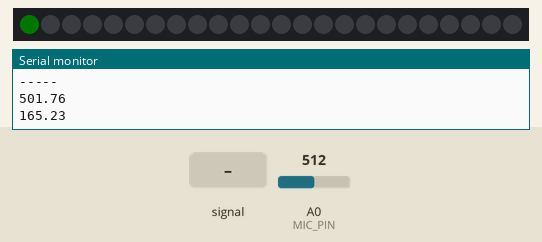
This sketch was run on a simulated Arduino Uno, built with avr-gcc and run on an emulated ATmega328P. Shown: 24 RGB LEDs in strip order, left to right, the last lines printed to the serial monitor. The inputs (shaded band) are chosen by the test bench; at power-on: A0 (MIC_PIN) = 512. Dim RGB values are drawn brighter than linear.

Above: at 1.2 s.
1.3 s: A0 (MIC_PIN) fed a 2 Hz sine of ±306 counts around its level
At 1.72 s:
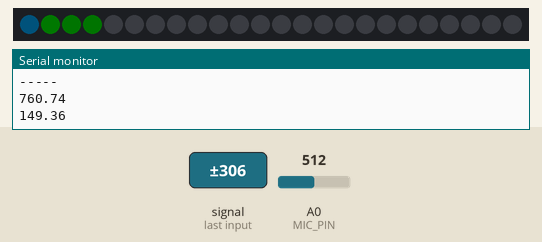
3.2 s: A0 (MIC_PIN) set to 716
At 3.67 s:
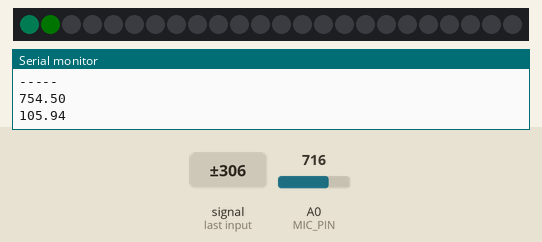
5.2 s: A0 (MIC_PIN) set to 511
8.0 s: A0 (MIC_PIN) fed a 200 Hz sine of ±81 counts around its level
At 9.17 s:
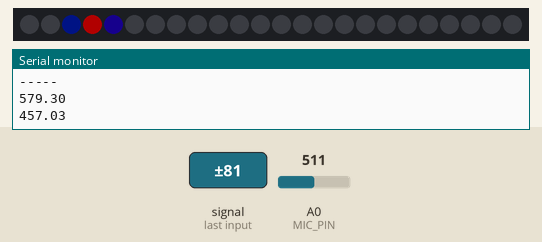
9.9 s: A0 (MIC_PIN) fed a 1000 Hz sine of ±255 counts around its level
At 11.2 s:
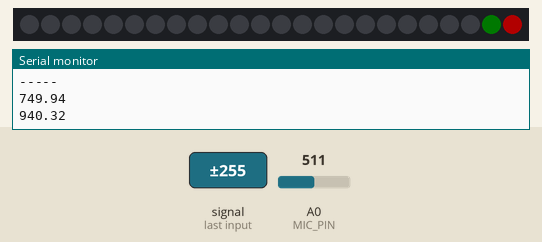
12.1 s: A0 (MIC_PIN) fed a 50 Hz sine of ±306 counts around its level
At 12.4 s:
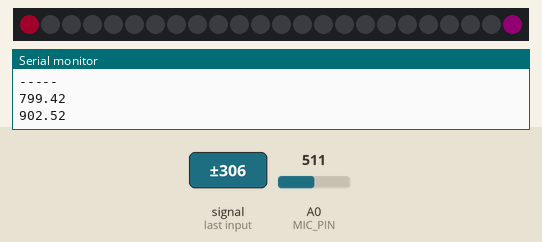

Measured:
- after the input at 1.3 s, the LEDs: first differ from a run without the input after 0.15 s (image 1 shows a later state)
- after the input at 8.0 s, the LEDs: first change after 0.12 s (image 3 shows a later state)
- after the input at 9.9 s, the LEDs: first differ from a run without the input after 0.11 s (image 4 shows a later state)
- after the input at 12.1 s, the LEDs: first change after 0.14 s (image 5 shows a later state)

The sketch:

32bandAnalyzer.ino
```cpp
// (licence header left out)
// https://create.arduino.cc/projecthub/shajeeb/32-band-audio-spectrum-visualizer-analyzer-902f51?ref=search&ref_id=spectrum%20analyzer&offset=3

#include <arduinoFFT.h>
#include "FastLED.h"
#include <SPI.h>

#define NUM_LEDS 24
#define SAMPLES 64        //Must be a power of 2

#define  xres NUM_LEDS     // Total number of  columns in the display, must be <= SAMPLES/2
#define  yres 128          // Total number of  rows in the display

#define  MIC_PIN A0

CRGB leds[NUM_LEDS];

double vReal[SAMPLES];
double vImag[SAMPLES];
float data_avgs[xres];

int yvalue;
int displaycolumn , displayvalue;
int peaks[xres];

arduinoFFT FFT = arduinoFFT();                                    // FFT object

float maxvalue_analog = 50;
float maxvalue_vreal = 100;

void setup() {
  Serial.begin(250000);

  FastLED.addLeds<NEOPIXEL, 11>(leds, NUM_LEDS);
  FastLED.clear();
}

void loop() {
  // Sampling
  for (int i = 0; i < SAMPLES; i++)
  {
    int value = analogRead(MIC_PIN); //rough zero shift

    vReal[i] = map(value, 0, maxvalue_analog * 1.3, 0, 256);                   // Copy to bins after compressing
    vImag[i] = 0;

    maxvalue_analog = max(maxvalue_analog, (maxvalue_analog+value)/2);

    delayMicroseconds(195);
  }

  maxvalue_analog = max(30, maxvalue_analog * 0.98);
  maxvalue_vreal = max(100, maxvalue_vreal * 0.98);


  // FFT
  FFT.Windowing(vReal, SAMPLES, FFT_WIN_TYP_HAMMING, FFT_FORWARD);
  FFT.Compute(vReal, vImag, SAMPLES, FFT_FORWARD);
  FFT.ComplexToMagnitude(vReal, vImag, SAMPLES);


  // ++ re-arrange FFT result to match with no. of columns on display ( xres )
  int step = (SAMPLES / 2 - 2) / xres;
  int c = 0;
  for (int i = 2; i < (SAMPLES / 2); i += step)
  {
    data_avgs[c] = 0;
    for (int k = 0 ; k < step ; k++) {
      //Serial.println(vReal[i + k]);
      data_avgs[c] = data_avgs[c] + vReal[i + k];
    }
    data_avgs[c] = data_avgs[c] / step;
    c++;
  }
  // -- re-arrange FFT result to match with no. of columns on display ( xres )


  // ++ send to display according measured value
  for (int i = 0; i < xres; i++)
  {
    //Serial.println(data_avgs[i]);


    maxvalue_vreal = max(maxvalue_vreal, data_avgs[i]);
    data_avgs[i] = constrain(data_avgs[i], 0, maxvalue_vreal);          // set max & min values for buckets
    data_avgs[i] = map(data_avgs[i], 0, maxvalue_vreal, 0, yres);        // remap averaged values to yres
    yvalue = data_avgs[i];


    peaks[i] = peaks[i] - yres / 8; // decay by one light
    if (yvalue > peaks[i])
      peaks[i] = yvalue;
    yvalue = peaks[i];

    if (yvalue < yres / 10) {
      yvalue = 0;
    }
    else {
      //yvalue = map(yvalue * yvalue, 0, yres * yres, 0, yres);
    }

    /*
      for (int j = 0; j < yvalue; j++) {
      Serial.print("#");
      }
      Serial.println();
    */

    leds[i].setHSV(
//      map(yvalue, 0, yres, 80, 0),
      map(yvalue, 0, yres, 90, 255),
      255,
      map(yvalue, 0, yres, 0, 120)
    );
  }
  Serial.println("-----");

  FastLED.show();
  // -- send to display according measured value

  Serial.println(maxvalue_analog);
  Serial.println(maxvalue_vreal);

}
```
